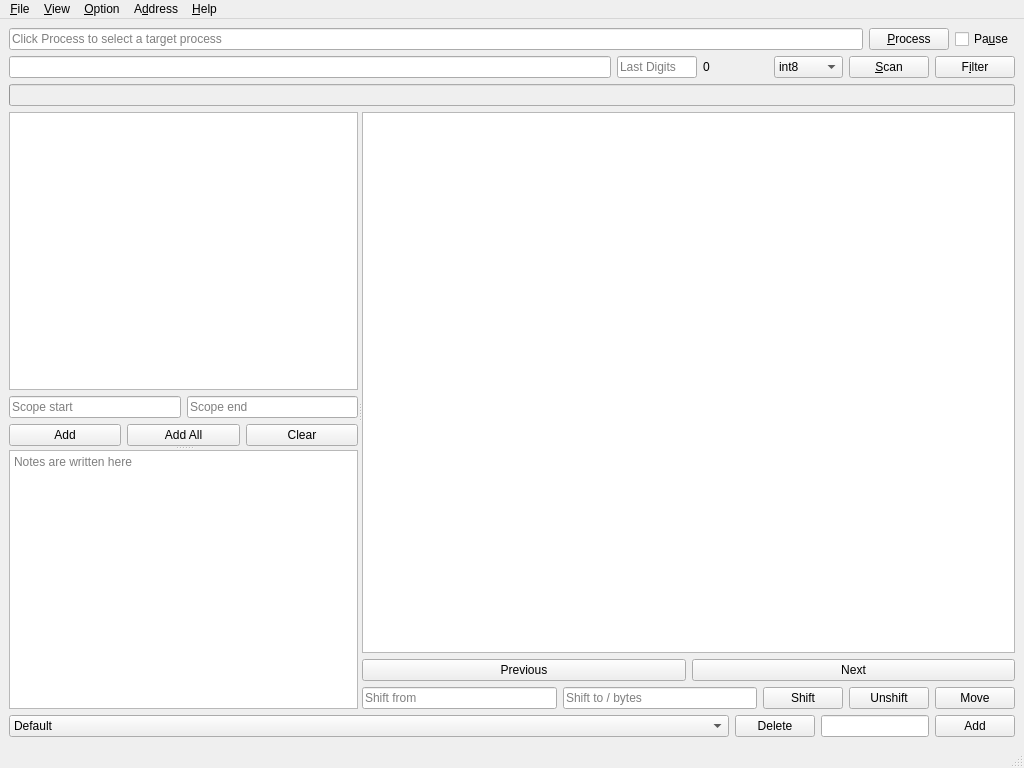
<?xml version="1.0" encoding="UTF-8"?>
<ui version="4.0">
 <class>mainWindow</class>
 <widget class="QMainWindow" name="mainWindow">
  <property name="geometry">
   <rect>
    <x>0</x>
    <y>0</y>
    <width>1024</width>
    <height>768</height>
   </rect>
  </property>
  <property name="windowTitle">
   <string>Med</string>
  </property>
  <widget class="QWidget" name="centralwidget">
   <layout class="QGridLayout" name="gridLayout">
    <item row="0" column="0">
     <layout class="QVBoxLayout" name="verticalLayout_2">
      <item>
       <layout class="QHBoxLayout" name="horizontalLayout">
        <item>
         <widget class="QLineEdit" name="selectedProcess">
          <property name="toolTip">
           <string/>
          </property>
          <property name="readOnly">
           <bool>true</bool>
          </property>
          <property name="placeholderText">
           <string>Click Process to select a target process</string>
          </property>
         </widget>
        </item>
        <item>
         <widget class="QPushButton" name="process">
          <property name="text">
           <string>&amp;Process</string>
          </property>
         </widget>
        </item>
        <item>
         <widget class="QCheckBox" name="pauseCheckbox">
          <property name="toolTip">
           <string>Pause process</string>
          </property>
          <property name="text">
           <string>Pa&amp;use</string>
          </property>
         </widget>
        </item>
       </layout>
      </item>
      <item>
       <layout class="QHBoxLayout" name="horizontalLayout_2">
        <item>
         <widget class="QLineEdit" name="scanEntry"/>
        </item>
        <item>
         <widget class="QLineEdit" name="lastDigit">
          <property name="maximumSize">
           <size>
            <width>80</width>
            <height>16777215</height>
           </size>
          </property>
          <property name="baseSize">
           <size>
            <width>10</width>
            <height>0</height>
           </size>
          </property>
          <property name="toolTip">
           <string>Last Digits (comma separated)</string>
          </property>
          <property name="placeholderText">
           <string>Last Digits</string>
          </property>
         </widget>
        </item>
        <item>
         <widget class="QLabel" name="found">
          <property name="minimumSize">
           <size>
            <width>65</width>
            <height>0</height>
           </size>
          </property>
          <property name="toolTip">
           <string>Number of address found</string>
          </property>
          <property name="text">
           <string>0</string>
          </property>
         </widget>
        </item>
        <item>
         <widget class="QComboBox" name="scanType">
          <item>
           <property name="text">
            <string>int8</string>
           </property>
          </item>
          <item>
           <property name="text">
            <string>int16</string>
           </property>
          </item>
          <item>
           <property name="text">
            <string>int32</string>
           </property>
          </item>
          <item>
           <property name="text">
            <string>int64</string>
           </property>
          </item>
          <item>
           <property name="text">
            <string>float32</string>
           </property>
          </item>
          <item>
           <property name="text">
            <string>float64</string>
           </property>
          </item>
          <item>
           <property name="text">
            <string>string</string>
           </property>
          </item>
          <item>
           <property name="text">
            <string>custom</string>
           </property>
          </item>
          <item>
           <property name="text">
            <string>ptr32</string>
           </property>
          </item>
          <item>
           <property name="text">
            <string>ptr64</string>
           </property>
          </item>
         </widget>
        </item>
        <item>
         <widget class="QPushButton" name="scanButton">
          <property name="text">
           <string>&amp;Scan</string>
          </property>
         </widget>
        </item>
        <item>
         <widget class="QPushButton" name="filterButton">
          <property name="text">
           <string>F&amp;ilter</string>
          </property>
         </widget>
        </item>
       </layout>
      </item>
      <item>
       <widget class="QProgressBar" name="progress">
        <property name="enabled">
         <bool>false</bool>
        </property>
        <property name="textVisible">
         <bool>true</bool>
        </property>
       </widget>
      </item>
      <item>
       <widget class="QSplitter" name="splitter_2">
        <property name="sizePolicy">
         <sizepolicy hsizetype="Expanding" vsizetype="Expanding">
          <horstretch>0</horstretch>
          <verstretch>0</verstretch>
         </sizepolicy>
        </property>
        <property name="orientation">
         <enum>Qt::Horizontal</enum>
        </property>
        <widget class="QSplitter" name="splitter">
         <property name="orientation">
          <enum>Qt::Vertical</enum>
         </property>
         <widget class="QWidget" name="layoutWidget">
          <layout class="QVBoxLayout" name="verticalLayout">
           <item>
            <widget class="QTreeView" name="scanTreeView">
             <property name="sizePolicy">
              <sizepolicy hsizetype="Expanding" vsizetype="Expanding">
               <horstretch>0</horstretch>
               <verstretch>0</verstretch>
              </sizepolicy>
             </property>
            </widget>
           </item>
           <item>
            <layout class="QHBoxLayout" name="horizontalLayout_3">
             <item>
              <widget class="QLineEdit" name="scopeStart">
               <property name="placeholderText">
                <string>Scope start</string>
               </property>
              </widget>
             </item>
             <item>
              <widget class="QLineEdit" name="scopeEnd">
               <property name="placeholderText">
                <string>Scope end</string>
               </property>
              </widget>
             </item>
            </layout>
           </item>
           <item>
            <layout class="QHBoxLayout" name="horizontalLayout_4">
             <item>
              <widget class="QPushButton" name="scanAdd">
               <property name="toolTip">
                <string>Add the selected address to Store</string>
               </property>
               <property name="text">
                <string>Add</string>
               </property>
              </widget>
             </item>
             <item>
              <widget class="QPushButton" name="scanAddAll">
               <property name="toolTip">
                <string>Add all to Store</string>
               </property>
               <property name="text">
                <string>Add All</string>
               </property>
              </widget>
             </item>
             <item>
              <widget class="QPushButton" name="scanClear">
               <property name="toolTip">
                <string>Clear addresses</string>
               </property>
               <property name="text">
                <string>Clear</string>
               </property>
              </widget>
             </item>
            </layout>
           </item>
          </layout>
         </widget>
         <widget class="QPlainTextEdit" name="notes">
          <property name="placeholderText">
           <string>Notes are written here</string>
          </property>
         </widget>
        </widget>
        <widget class="QWidget" name="layoutWidget">
         <layout class="QVBoxLayout" name="verticalLayout_3">
          <item>
           <widget class="QTreeView" name="storeTreeView"/>
          </item>
          <item>
           <layout class="QHBoxLayout" name="horizontalLayout_5">
            <item>
             <widget class="QPushButton" name="prevAddress">
              <property name="toolTip">
               <string>Create previous address</string>
              </property>
              <property name="text">
               <string>Previous</string>
              </property>
             </widget>
            </item>
            <item>
             <widget class="QPushButton" name="nextAddress">
              <property name="toolTip">
               <string>Create next address</string>
              </property>
              <property name="text">
               <string>Next</string>
              </property>
             </widget>
            </item>
           </layout>
          </item>
          <item>
           <layout class="QHBoxLayout" name="horizontalLayout_6">
            <item>
             <widget class="QLineEdit" name="shiftFrom">
              <property name="placeholderText">
               <string>Shift from</string>
              </property>
             </widget>
            </item>
            <item>
             <widget class="QLineEdit" name="shiftTo">
              <property name="toolTip">
               <string>Target shift address OR number of bytes to be moved</string>
              </property>
              <property name="placeholderText">
               <string>Shift to / bytes</string>
              </property>
             </widget>
            </item>
            <item>
             <widget class="QPushButton" name="storeShift">
              <property name="toolTip">
               <string>Shift selected addresses</string>
              </property>
              <property name="text">
               <string>Shift</string>
              </property>
             </widget>
            </item>
            <item>
             <widget class="QPushButton" name="storeUnshift">
              <property name="toolTip">
               <string>Unshift selected addresses</string>
              </property>
              <property name="text">
               <string>Unshift</string>
              </property>
             </widget>
            </item>
            <item>
             <widget class="QPushButton" name="moveAddress">
              <property name="toolTip">
               <string>Move the selected by number of bytes (+/-)</string>
              </property>
              <property name="text">
               <string>Move</string>
              </property>
             </widget>
            </item>
           </layout>
          </item>
         </layout>
        </widget>
       </widget>
      </item>
     </layout>
    </item>
    <item row="1" column="0">
     <layout class="QHBoxLayout" name="horizontalLayout_7">
      <item>
       <widget class="QComboBox" name="namedScans">
        <property name="sizePolicy">
         <sizepolicy hsizetype="Expanding" vsizetype="Fixed">
          <horstretch>0</horstretch>
          <verstretch>0</verstretch>
         </sizepolicy>
        </property>
        <property name="toolTip">
         <string>Named scans</string>
        </property>
        <item>
         <property name="text">
          <string>Default</string>
         </property>
        </item>
       </widget>
      </item>
      <item>
       <widget class="QPushButton" name="namedScan_delete">
        <property name="toolTip">
         <string>Delete current named scan</string>
        </property>
        <property name="text">
         <string>Delete</string>
        </property>
       </widget>
      </item>
      <item>
       <widget class="QLineEdit" name="namedScan_name">
        <property name="sizePolicy">
         <sizepolicy hsizetype="Minimum" vsizetype="Fixed">
          <horstretch>0</horstretch>
          <verstretch>0</verstretch>
         </sizepolicy>
        </property>
        <property name="toolTip">
         <string>The name scan to be added</string>
        </property>
       </widget>
      </item>
      <item>
       <widget class="QPushButton" name="namedScan_add">
        <property name="toolTip">
         <string>Add new named scan</string>
        </property>
        <property name="text">
         <string>Add</string>
        </property>
       </widget>
      </item>
     </layout>
    </item>
   </layout>
  </widget>
  <widget class="QMenuBar" name="menubar">
   <property name="geometry">
    <rect>
     <x>0</x>
     <y>0</y>
     <width>1024</width>
     <height>26</height>
    </rect>
   </property>
   <widget class="QMenu" name="menuFile">
    <property name="title">
     <string>&amp;File</string>
    </property>
    <addaction name="actionOpen"/>
    <addaction name="actionReload"/>
    <addaction name="actionSave"/>
    <addaction name="actionSaveAs"/>
    <addaction name="separator"/>
    <addaction name="actionQuit"/>
   </widget>
   <widget class="QMenu" name="menuHelp">
    <property name="title">
     <string>&amp;Help</string>
    </property>
   </widget>
   <widget class="QMenu" name="menuStore">
    <property name="title">
     <string>A&amp;ddress</string>
    </property>
    <addaction name="actionNewAddress"/>
    <addaction name="actionDeleteAddress"/>
    <addaction name="actionStoreClear"/>
    <addaction name="separator"/>
    <addaction name="actionMemEditor"/>
    <addaction name="separator"/>
    <addaction name="actionUnlockAll"/>
   </widget>
   <widget class="QMenu" name="menuView">
    <property name="title">
     <string>&amp;View</string>
    </property>
    <widget class="QMenu" name="menu_Encoding">
     <property name="title">
      <string>&amp;Encoding</string>
     </property>
     <addaction name="actionDefaultEncoding"/>
     <addaction name="actionBig5Encoding"/>
    </widget>
    <addaction name="actionRefresh"/>
    <addaction name="actionAutoRefresh"/>
    <addaction name="actionResumeProcess"/>
    <addaction name="actionShowNotes"/>
    <addaction name="separator"/>
    <addaction name="menu_Encoding"/>
   </widget>
   <widget class="QMenu" name="menuOption">
    <property name="title">
     <string>&amp;Option</string>
    </property>
    <addaction name="actionFastScan"/>
    <addaction name="actionForceResume"/>
   </widget>
   <addaction name="menuFile"/>
   <addaction name="menuView"/>
   <addaction name="menuOption"/>
   <addaction name="menuStore"/>
   <addaction name="menuHelp"/>
  </widget>
  <widget class="QStatusBar" name="statusbar"/>
  <action name="actionOpen">
   <property name="text">
    <string>&amp;Open</string>
   </property>
   <property name="shortcut">
    <string>Ctrl+O</string>
   </property>
  </action>
  <action name="actionSaveAs">
   <property name="text">
    <string>&amp;Save As</string>
   </property>
   <property name="shortcut">
    <string>Ctrl+Shift+S</string>
   </property>
  </action>
  <action name="actionQuit">
   <property name="text">
    <string>&amp;Quit</string>
   </property>
   <property name="shortcut">
    <string>Ctrl+Q</string>
   </property>
  </action>
  <action name="actionSave">
   <property name="text">
    <string>Sa&amp;ve</string>
   </property>
   <property name="shortcut">
    <string>Ctrl+S</string>
   </property>
  </action>
  <action name="actionReload">
   <property name="text">
    <string>&amp;Reload</string>
   </property>
   <property name="shortcut">
    <string>Ctrl+R</string>
   </property>
  </action>
  <action name="actionNewAddress">
   <property name="text">
    <string>&amp;New</string>
   </property>
  </action>
  <action name="actionShiftAll">
   <property name="text">
    <string>Shift All</string>
   </property>
  </action>
  <action name="actionDeleteAddress">
   <property name="text">
    <string>&amp;Delete</string>
   </property>
   <property name="shortcut">
    <string>Del</string>
   </property>
  </action>
  <action name="actionMemEditor">
   <property name="text">
    <string>&amp;Editor</string>
   </property>
  </action>
  <action name="actionShowNotes">
   <property name="checkable">
    <bool>true</bool>
   </property>
   <property name="text">
    <string>&amp;Show Notes</string>
   </property>
  </action>
  <action name="actionDefaultEncoding">
   <property name="checkable">
    <bool>true</bool>
   </property>
   <property name="checked">
    <bool>true</bool>
   </property>
   <property name="text">
    <string>&amp;Default</string>
   </property>
  </action>
  <action name="actionBig5Encoding">
   <property name="checkable">
    <bool>true</bool>
   </property>
   <property name="text">
    <string>&amp;Big5</string>
   </property>
  </action>
  <action name="actionRefresh">
   <property name="text">
    <string>&amp;Refresh</string>
   </property>
   <property name="shortcut">
    <string>F5</string>
   </property>
  </action>
  <action name="actionAutoRefresh">
   <property name="checkable">
    <bool>true</bool>
   </property>
   <property name="checked">
    <bool>true</bool>
   </property>
   <property name="text">
    <string>Auto Refresh</string>
   </property>
  </action>
  <action name="actionResumeProcess">
   <property name="checkable">
    <bool>true</bool>
   </property>
   <property name="checked">
    <bool>true</bool>
   </property>
   <property name="text">
    <string>Resume Process</string>
   </property>
  </action>
  <action name="actionFastScan">
   <property name="checkable">
    <bool>true</bool>
   </property>
   <property name="checked">
    <bool>true</bool>
   </property>
   <property name="text">
    <string>&amp;Fast Scan</string>
   </property>
  </action>
  <action name="actionStoreClear">
   <property name="text">
    <string>Clear</string>
   </property>
  </action>
  <action name="actionForceResume">
   <property name="checkable">
    <bool>true</bool>
   </property>
   <property name="text">
    <string>F&amp;orce Resume</string>
   </property>
  </action>
  <action name="actionUnlockAll">
   <property name="text">
    <string>&amp;Unlock All</string>
   </property>
  </action>
 </widget>
 <resources/>
 <connections>
  <connection>
   <sender>actionQuit</sender>
   <signal>triggered()</signal>
   <receiver>mainWindow</receiver>
   <slot>close()</slot>
   <hints>
    <hint type="sourcelabel">
     <x>-1</x>
     <y>-1</y>
    </hint>
    <hint type="destinationlabel">
     <x>399</x>
     <y>299</y>
    </hint>
   </hints>
  </connection>
 </connections>
</ui>
